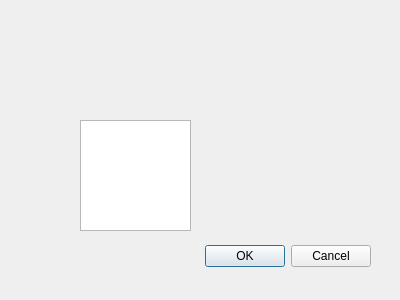
<?xml version="1.0" encoding="UTF-8"?>
<ui version="4.0">
 <class>Dialog</class>
 <widget class="QDialog" name="Dialog">
  <property name="geometry">
   <rect>
    <x>0</x>
    <y>0</y>
    <width>400</width>
    <height>300</height>
   </rect>
  </property>
  <property name="windowTitle">
   <string>Dialog</string>
  </property>
  <widget class="QDialogButtonBox" name="buttonBox">
   <property name="geometry">
    <rect>
     <x>30</x>
     <y>240</y>
     <width>341</width>
     <height>32</height>
    </rect>
   </property>
   <property name="orientation">
    <enum>Qt::Horizontal</enum>
   </property>
   <property name="standardButtons">
    <set>QDialogButtonBox::Cancel|QDialogButtonBox::Ok</set>
   </property>
  </widget>
  <widget class="QTableView" name="tableView">
   <property name="geometry">
    <rect>
     <x>80</x>
     <y>120</y>
     <width>111</width>
     <height>111</height>
    </rect>
   </property>
  </widget>
 </widget>
 <resources/>
 <connections>
  <connection>
   <sender>buttonBox</sender>
   <signal>accepted()</signal>
   <receiver>Dialog</receiver>
   <slot>accept()</slot>
   <hints>
    <hint type="sourcelabel">
     <x>248</x>
     <y>254</y>
    </hint>
    <hint type="destinationlabel">
     <x>157</x>
     <y>274</y>
    </hint>
   </hints>
  </connection>
  <connection>
   <sender>buttonBox</sender>
   <signal>rejected()</signal>
   <receiver>Dialog</receiver>
   <slot>reject()</slot>
   <hints>
    <hint type="sourcelabel">
     <x>316</x>
     <y>260</y>
    </hint>
    <hint type="destinationlabel">
     <x>286</x>
     <y>274</y>
    </hint>
   </hints>
  </connection>
 </connections>
</ui>
